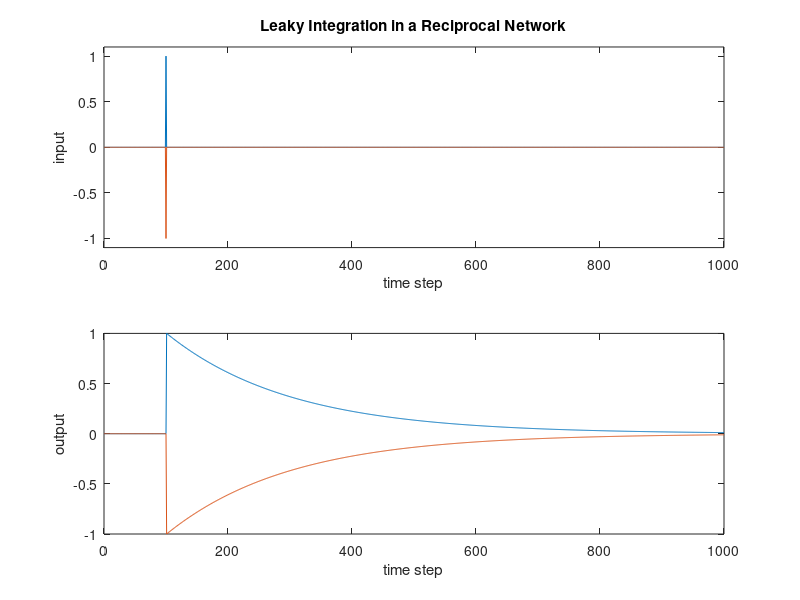

MATLAB code for this plot:
% sn2Integrator.m
% this script verifies recurrent
% networks of two units receiving
% two inputs

% set background
bg=0;

% set feedback and feedforward
% scale factors
wsc=0.99;
vsc=0.5;

% construct connectivity matrix
v11=1;
v12=0;
v21=0;
v22=1;
w11=0.5;
w12=-0.495;
w21=-0.495;
w22=0.5;
c=[v11,v12,w11,w12;v21,v22,w21,w22];

% set up inputs
tend=1000;
t=0:tend;
x=ones(2,tend+1)*bg;
x(1,tend/10+1)=x(1,tend/10+1)+1;
x(2,tend/10+1)=x(2,tend/10+1)-1;
% x(1,tend/10+1:tend)=x(1,tend/10+1:tend)+1;
% x(2,tend/10+1:tend)=x(2,tend/10+1:tend)-1;

% set up outputs
y=zeros(2,tend+1);

% find outputs
for i=2:tend+1,
    z=[x(:,i-1);y(:,i-1)];
    y(:,i)=c*z;
end

% plot results
clf
subplot(211)
plot(t,x)
axis([0 tend bg-1.1 bg+1.1])
xlabel('time step')
ylabel('input')
title('Leaky Integration in a Reciprocal Network')
subplot(212)
plot(t,y)
% axis([0 tend bg-1.1 bg+1.1])
xlabel('time step')
ylabel('output')
